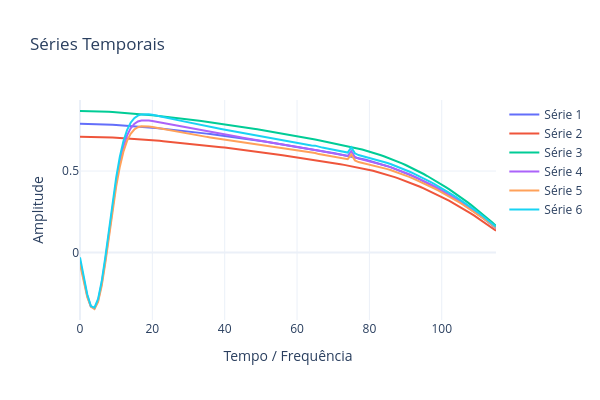

The notebook cell this image was saved under:
### Code cell
PlotSeriesPLY(ySeries=[teda.hiR,teda.hiR*0.9,teda.hiR*1.1,teda.hiP,teda.hiL,teda.hiU])
